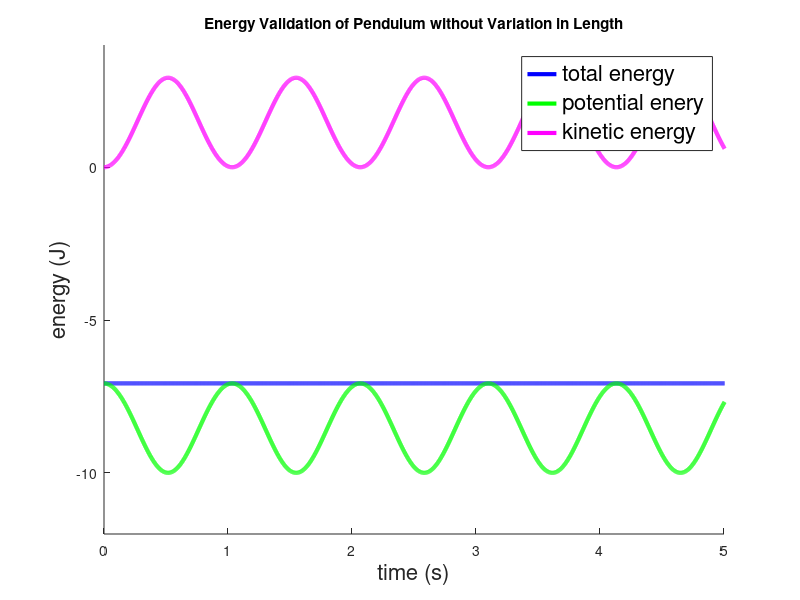

Reproduce this figure in MATLAB.
function swingtheta()
    g = 10;
    l = 5;
    m = 1;
    beta = 0;
    omega = sqrt(g/l);
    a = 2;
 
    theta_init = -pi/4;

 
    thetadot_init = 0;

    options = odeset('reltol', 1e-8);
    
    [t, M] = ode45(@rate_func, [0:.002:200], [theta_init, thetadot_init], options);
    
    thetas = M(:, 1);
    thetadots = M(:, 2);

    for x=1:length(thetas)
        X1(x) = radius(t(x)) * cos(thetas(x));
        Y1(x) = radius(t(x)) * sin(thetas(x));
        KE(x) = 1/2 * m * radius(t(x))^2*thetadots(x)^2 ;%(r_dot(t(x))^2+radius(t(x))^2 * thetadots(x)^2);
        PE(x) = m * g * radius(t(x)) * sin(thetas(x));
    end

%     subplot(1,3,1)
%     plot(thetas, KE)
%     subplot(1,3,2)
%     plot(thetas,PE)
%     subplot(1,3,3)
%%  Energy Validation Plotting Code
    hold on
    plot(t, PE+KE,'Color','b','LineWidth',3)
    plot(t,PE,'Color','g','LineWidth',3)
    plot(t, KE,'Color','m','LineWidth',3)
    ylim([-12 4])
    xlim([0 5])
    xlabel('time (s)','FontSize',16)
    ylabel('energy (J)','FontSize',16)
    legend('total energy','potential enery','kinetic energy','FontSize',16)
    title('Energy Validation of Pendulum without Variation in Length')

%%

%     plot(t, Y1);

%     subplot(1, 2, 1)
%     plot(t, radius(t))
%     subplot(1, 2, 2)
%     plot(t, thetas)

%     for i=1:length(X1)
%        draw_func(X1(i), Y1(i));
%     end
    function W = rate_func(t, I)
        theta = I(1);
        thetadot = I(2);

 
        doubledot = double_dot(theta, thetadot, t);

 
        W = [thetadot; doubledot];
    end

 
    function res = double_dot(theta, thetadot, t)
        res = (-g * cos(theta) - 2 * thetadot * r_dot(t))/radius(t);
    end

    function res = radius(t)
       res = 1;
        %res = beta * l * cos(a * omega * t + theta_init) + l; 
    end

    function res = r_dot(t)
       res = 0;
        %res = -beta * l * a * omega * sin(a * omega * t + theta_init); 
    end
 
    function draw_func(x1, y1)
       clf;
       hold on;

 
       % plot position of first pendulum
       plot(x1, y1, 'bo', 'MarkerSize', 20);
       plot([x1 0], [y1 0], 'b-');

 
       xlim([-6 6])
       ylim([-6 6])

 
       drawnow;
    end

 
end

